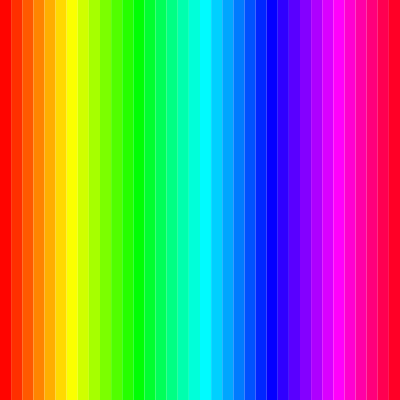
Frame 1 (no input)
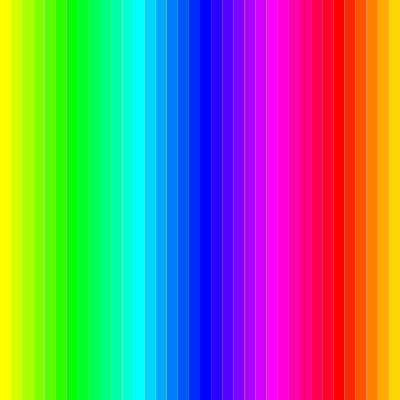
Frame 60 (no input)
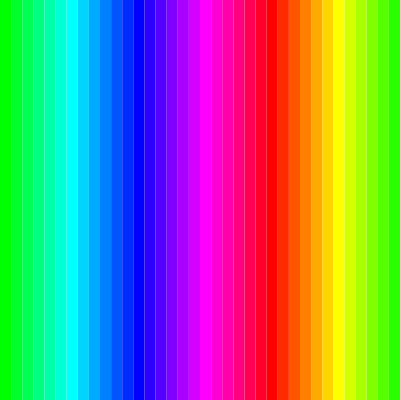
Frame 120 (the mouse pressed at the canvas centre since frame 60)

The p5.js sketch that drew these frames (run headless with seeded random() and noise() and a simulated clock; from frame 60 on, the mouse is pressed at the canvas centre):

// p5.js sketch
// ── sketch.js
let num =36;
let swWidth;
let slice =360/num ;
let off=0;


function setup() {
  createCanvas(400, 400);
  colorMode(HSB,360,100,100);
  swWidth=width/num;
  noStroke();
}

function draw() {
  background(220);
  
  
  off++;
  for(let sw =0; sw<num; sw++){
    let h= sw*slice+off;
    // if(h>360)h = 0;
    h%=360;
    let x = sw * width/36;
    fill(h,100,100);
    rect(x,0,width/36,height);
  }
}
